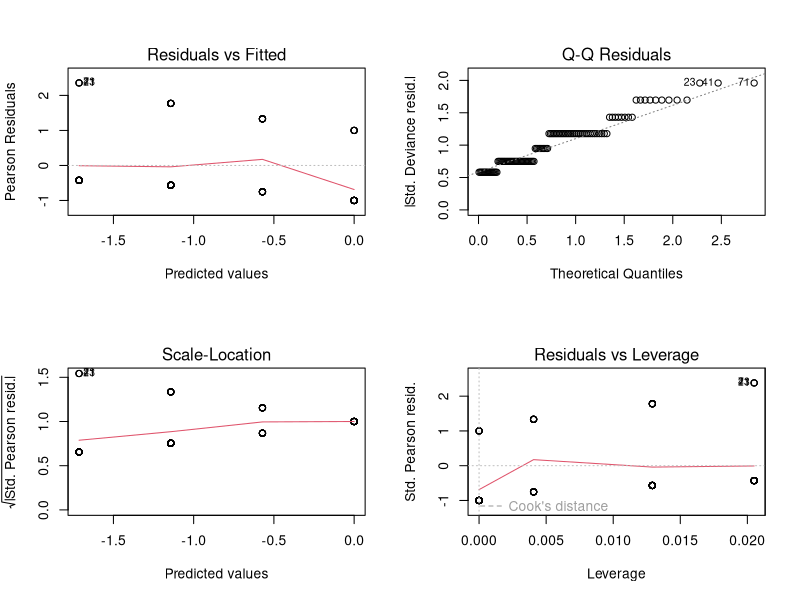

The R script that drew this image: (Note: this script raises an error after producing the figure.)
mistletoe=read.csv("mistletoe.csv")

na.idx=which(is.na(mistletoe$infected.USU))

mistletoe.USU = data.frame(mistletoe[-na.idx,1:17])

na.idx2=which(mistletoe.USU$infected.USU==1)
mistletoe.err0 = data.frame(mistletoe.USU[-na.idx2,1:17])

na.idx3=which(mistletoe.USU$infected.USU==0)
mistletoe.err1 = data.frame(mistletoe.USU[-na.idx3,1:17])

par(mfrow=c(2,2))

##linear
form="infected.mndnr~csize+cdense+usize+udense+phys+mortal+si+age+ba+dbh+height+volume+dense+x+y"
form="infected.USU~csize+cdense+usize+udense+phys+mortal+si+age+ba+dbh+height+volume+dense+x+y"
form="infected.mndnr~0+dense"

fit=glm(form,family="binomial",data=mistletoe.err1)
summary(fit)
plot(fit)
vif(fit)
outlierTest(fit)
crPlots(fit)

newfit=step(fit)
summary(newfit)

coef = c(-fit$coefficients)
coef

X = seq(min(mistletoe.err1$phys),max(mistletoe.err1$phys), (max(mistletoe.err1$phys)-min(mistletoe.err1$phys))/1000)
Y = (exp(coef[3]*X)/(1+exp(coef[3]*X)))
plot(X,Y)

X = seq(min(mistletoe.err1$si),max(mistletoe.err1$si), (max(mistletoe.err1$si)-min(mistletoe.err1$si))/1000)
Y = (exp(coef[5]*X)/(1+exp(coef[5]*X)))
plot(X,Y)

X = seq(min(mistletoe.err1$dbh),max(mistletoe.err1$dbh), (max(mistletoe.err1$dbh)-min(mistletoe.err1$dbh))/1000)
Y = (exp(coef[6]*X)/(1+exp(coef[6]*X)))
plot(X,Y)

X = seq(min(mistletoe.err1$y),max(mistletoe.err1$y), (max(mistletoe.err1$y)-min(mistletoe.err1$y))/1000)
Y = (exp(coef[8]*X)/(1+exp(coef[8]*X)))
plot(X,Y)
